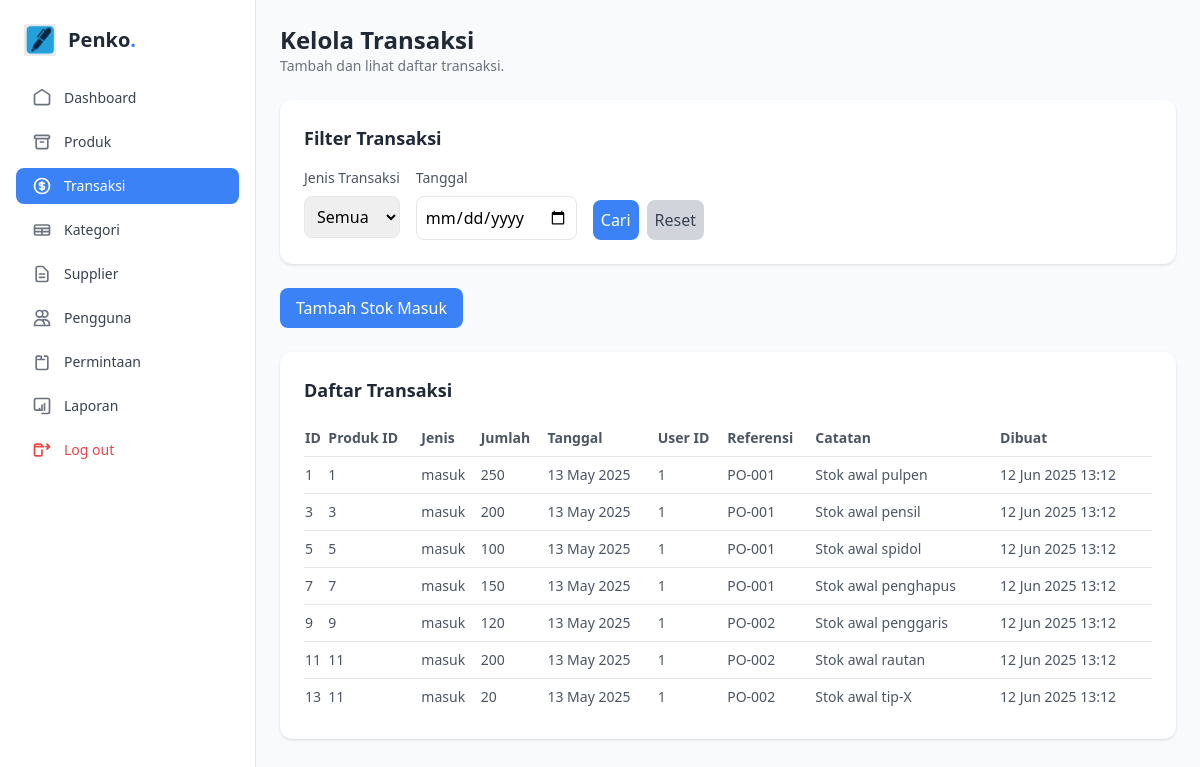
The app's page /admin/transactions.php (signed in) with its own data.
### tables this page shows
CREATE TABLE `transactions` (
  `id` INT AUTO_INCREMENT PRIMARY KEY,
  `product_id` int NOT NULL,
  `type` enum('masuk','keluar') NOT NULL,
  `quantity` int NOT NULL,
  `date` date NOT NULL,
  `user_id` int NOT NULL,
  `reference` varchar(100),
  `notes` text,
  `created_at` DATETIME DEFAULT CURRENT_TIMESTAMP,
  FOREIGN KEY (`product_id`) REFERENCES `products`(`id`) ON DELETE CASCADE,
  FOREIGN KEY (`user_id`) REFERENCES `users`(`id`) ON DELETE CASCADE
);

### admin/transactions.php (the view, shortened to what this page needs)
<?php
require_once '../koneksi/database.php';
$search_type = $_POST['type'] ?? '';
$date = $_POST['date'] ?? '';
if ($_SERVER['REQUEST_METHOD'] == 'POST' && isset($_POST['search'])) {
    $transactions_sql = "SELECT * FROM transactions WHERE 1=1";
    $params = [];
    $types = '';
    if ($search_type && in_array($search_type, ['masuk', 'keluar'])) {
        $transactions_sql .= " AND type = ?";
        $params[] = $search_type;
        $types .= "s";
    }
    if ($date) {
        $transactions_sql .= " AND DATE(date) = ?";
        $params[] = $date;
        $types .= "s";
    }
    $transactions_query = $conn->prepare($transactions_sql);
    if ($transactions_query === false) {
        die("Prepare gagal: " . $conn->error);
    }
    if (!empty($params)) {
        $transactions_query->bind_param($types, ...$params);
    }
    if (!$transactions_query->execute()) {
        die("Execute gagal: " . $conn->error);
    }
    $transactions_result = $transactions_query->get_result();
} else {
    $transactions_query = $conn->query("SELECT * FROM transactions");
    $transactions_result = $transactions_query;
}
?>
<!DOCTYPE html>
<html lang="id">
<head>
    <script src="https://cdn.tailwindcss.com"></script>
</head>
<body class="bg-gray-50">
<div class="flex h-screen">
    <aside class="w-64 bg-white border-r px-4 py-6 flex flex-col space-y-6">
        <div class="flex items-center space-x-3 px-2">
            <img src="../img/Logo.png" alt="Logo" class="h-8 w-8 object-cover" />
            <h1 class="text-xl font-semibold text-gray-800">Penko<span class="text-blue-500">.</span></h1>
        </div>
        <nav class="flex-1">
            <ul class="space-y-2">
                <li>
                    <a href="dashboard.php" class="flex items-center px-4 py-2 rounded-lg text-gray-700 hover:bg-blue-50 hover:text-blue-600 transition">
                        <svg class="h-5 w-5 text-gray-500" fill="none" stroke="currentColor" viewBox="0 0 24 24" xmlns="http://www.w3.org/2000/svg">
                            <path stroke-linecap="round" stroke-linejoin="round" stroke-width="2" d="M3 8l9-6 9 6v10a2 2 0 01-2 2H5a2 2 0 01-2-2V8z" />
                        </svg>
                        <span class="ml-3 text-sm font-medium">Dashboard</span>
                    </a>
                </li>
                <li>
                    <a href="products.php" class="flex items-center px-4 py-2 rounded-lg text-gray-700 hover:bg-blue-50 hover:text-blue-600 transition">
                        <svg class="h-5 w-5 text-gray-500" fill="none" stroke="currentColor" viewBox="0 0 24 24" xmlns="http://www.w3.org/2000/svg">
                            <path stroke-linecap="round" stroke-linejoin="round" stroke-width="2" d="M5 8h14M5 8a2 2 0 110-4h14a2 2 0 110 4M5 8v10a2 2 0 002 2h10a2 2 0 002-2V8m-9 4h4" />
                        </svg>
                        <span class="ml-3 text-sm font-medium">Produk</span>
                    </a>
                </li>
                <li>
                    <a href="transactions.php" class="flex items-center px-4 py-2 rounded-lg text-white bg-blue-500 hover:bg-blue-600 transition">
                        <span class="ml-3 text-sm font-medium">Transaksi</span>
                    </a>
                </li>
                <li>
                    <a href="categories.php" class="flex items-center px-4 py-2 rounded-lg text-gray-700 hover:bg-blue-50 hover:text-blue-600 transition">
                        <svg class="h-5 w-5 text-gray-500" fill="none" stroke="currentColor" viewBox="0 0 24 24" xmlns="http://www.w3.org/2000/svg">
                            <path stroke-linecap="round" stroke-linejoin="round" stroke-width="2" d="M3 10h18M3 14h18m-9-4v8m-7 0h14a2 2 0 002-2V8a2 2 0 00-2-2H5a2 2 0 00-2 2v8a2 2 0 002 2z" />
                        </svg>
                        <span class="ml-3 text-sm font-medium">Kategori</span>
                    </a>
                </li>
                <li>
                    <a href="suppliers.php" class="flex items-center px-4 py-2 rounded-lg text-gray-700 hover:bg-blue-50 hover:text-blue-600 transition">
                        <span class="ml-3 text-sm font-medium">Supplier</span>
                    </a>
                </li>
                <li>
                    <a href="users.php" class="flex items-center px-4 py-2 rounded-lg text-gray-700 hover:bg-blue-50 hover:text-blue-600 transition">
                        <svg class="h-5 w-5 text-gray-500" fill="none" stroke="currentColor" viewBox="0 0 24 24" xmlns="http://www.w3.org/2000/svg">
                            <path stroke-linecap="round" stroke-linejoin="round" stroke-width="2" d="M12 4.354a4 4 0 110 5.292M15 21H3v-1a6 6 0 0112 0v1zm0 0h6v-1a6 6 0 00-9-5.197M13 7a4 4 0 11-8 0 4 4 0 018 0z" />
                        </svg>
                        <span class="ml-3 text-sm font-medium">Pengguna</span>
                    </a>
                </li>
                <li>
                    <a href="requests.php" class="flex items-center px-4 py-2 rounded-lg text-gray-700 hover:bg-blue-50 hover:text-blue-600 transition">
                        <svg class="h-5 w-5 text-gray-500" fill="none" stroke="currentColor" viewBox="0 0 24 24" xmlns="http://www.w3.org/2000/svg">
                            <path stroke-linecap="round" stroke-linejoin="round" stroke-width="2" d="M9 5H7a2 2 0 00-2 2v12a2 2 0 002 2h10a2 2 0 002-2V7a2 2 0 00-2-2h-2m-4 0v4m0 0H7m4 0h4" />
                        </svg>
                        <span class="ml-3 text-sm font-medium">Permintaan</span>
                    </a>
                </li>
                <li>
                    <a href="reports.php" class="flex items-center px-4 py-2 rounded-lg text-gray-700 hover:bg-blue-50 hover:text-blue-600 transition">
                        <svg class="h-5 w-5 text-gray-500" fill="none" stroke="currentColor" viewBox="0 0 24 24" xmlns="http://www.w3.org/2000/svg">
                            <path stroke-linecap="round" stroke-linejoin="round" stroke-width="2" d="M9 17v-2m3 2v-6m3 6v-8m-9 8h6m-7 0H5a2 2 0 01-2-2V5a2 2 0 012-2h14a2 2 0 012 2v14a2 2 0 01-2 2h-7" />
                        </svg>
                        <span class="ml-3 text-sm font-medium">Laporan</span>
                    </a>
                </li>
                <li>
                    <a href="../logout.php" class="flex items-center px-4 py-2 rounded-lg text-red-500 hover:bg-red-50 hover:text-red-600 transition">
                        <svg class="h-5 w-5 text-red-500" fill="none" stroke="currentColor" viewBox="0 0 24 24" xmlns="http://www.w3.org/2000/svg">
                            <path stroke-linecap="round" stroke-linejoin="round" stroke-width="2" d="M17 8h4m0 0l-3-3m3 3l-3 3m-4-3H3m9 4v5a2 2 0 01-2 2H5a2 2 0 01-2-2V7a2 2 0 012-2h5a2 2 0 012 2v1" />
                        </svg>
                        <span class="ml-3 text-sm font-medium">Log out</span>
                    </a>
                </li>
            </ul>
        </nav>
    </aside>
    <main class="flex-1 p-6">
        <div class="mb-6">
            <h2 class="text-2xl font-semibold text-gray-800">Kelola Transaksi</h2>
            <p class="text-sm text-gray-500">Tambah dan lihat daftar transaksi.</p>
        </div>
        <div class="mb-6 bg-white p-6 rounded-xl shadow">
            <h3 class="text-lg font-semibold text-gray-800 mb-4">Filter Transaksi</h3>
            <form method="POST" action="transactions.php" class="flex flex-col md:flex-row space-y-4 md:space-y-0 md:space-x-4">
                <div>
                    <label class="block text-sm text-gray-600 mb-2" for="type">Jenis Transaksi</label>
                    <select name="type" id="type" class="w-full p-2 border rounded-lg">
                        <option value="" <?php echo !$search_type ? 'selected' : ''; ?>>Semua</option>
                    </select>
                </div>
                <div>
                    <label class="block text-sm text-gray-600 mb-2" for="date">Tanggal</label>
                    <input type="date" name="date" id="date" value="<?php echo htmlspecialchars($date); ?>" class="w-full p-2 border rounded-lg">
                </div>
                <div class="flex items-end space-x-2">
                    <button type="submit" name="search" class="bg-blue-500 text-white p-2 rounded-lg hover:bg-blue-600">Cari</button>
                    <a href="transactions.php" class="bg-gray-300 text-gray-700 p-2 rounded-lg hover:bg-gray-400">Reset</a>
                </div>
            </form>
        </div>
        <div class="mb-6 flex space-x-4">
            <button id="toggleAddInForm" class="bg-blue-500 text-white px-4 py-2 rounded-lg hover:bg-blue-600">Tambah Stok Masuk</button>
        </div>
        <div class="bg-white p-6 rounded-xl shadow">
            <h3 class="text-lg font-semibold text-gray-800 mb-4">Daftar Transaksi</h3>
            <table class="min-w-full text-sm text-gray-600">
                <thead>
                    <tr>
                        <th class="text-left py-2">ID</th>
                        <th class="text-left py-2">Produk ID</th>
                        <th class="text-left py-2">Jenis</th>
                        <th class="text-left py-2">Jumlah</th>
                        <th class="text-left py-2">Tanggal</th>
                        <th class="text-left py-2">User ID</th>
                        <th class="text-left py-2">Referensi</th>
                        <th class="text-left py-2">Catatan</th>
                        <th class="text-left py-2">Dibuat</th>
                    </tr>
                </thead>
                <tbody>
                    <?php if (isset($transactions_result) && $transactions_result->num_rows > 0): ?>
                        <?php while ($row = $transactions_result->fetch_assoc()): ?>
                            <tr class="border-t">
                                <td class="py-2"><?php echo $row['id']; ?></td>
                                <td class="py-2"><?php echo $row['product_id']; ?></td>
                                <td class="py-2">
                                    <span class="type-<?php echo strtolower($row['type']); ?>">
                                        <?php echo htmlspecialchars($row['type']); ?>
                                    </span>
                                </td>
                                <td class="py-2"><?php echo $row['quantity']; ?></td>
                                <td class="py-2"><?php echo date('d M Y', strtotime($row['date'])); ?></td>
                                <td class="py-2"><?php echo $row['user_id']; ?></td>
                                <td class="py-2"><?php echo htmlspecialchars($row['reference'] ?? '-'); ?></td>
                                <td class="py-2"><?php echo htmlspecialchars($row['notes'] ?? '-'); ?></td>
                                <td class="py-2"><?php echo date('d M Y H:i', strtotime($row['created_at'])); ?></td>
                            </tr>
                        <?php endwhile; ?>
                    <?php else: ?>
                        <tr>
                            <td colspan="9" class="py-2 text-center text-gray-500">Tidak ada transaksi ditemukan.</td>
                        </tr>
                    <?php endif; ?>
                </tbody>
            </table>
        </div>
    </main>
</div>
</body>
</html>

### admin/transactions.php (style rules this page uses)
.type-masuk { @apply bg-green-500 text-white px-2 py-1 rounded; }

### records on screen
transactions: id "1", product "1", type "masuk", quantity "250", date "13 May 2025", user "1", reference "PO-001", notes "Stok awal pulpen", created_at "12 Jun 2025 13:12"
transactions: id "3", product "3", type "masuk", quantity "200", date "13 May 2025", user "1", reference "PO-001", notes "Stok awal pensil", created_at "12 Jun 2025 13:12"
transactions: id "5", product "5", type "masuk", quantity "100", date "13 May 2025", user "1", reference "PO-001", notes "Stok awal spidol", created_at "12 Jun 2025 13:12"
transactions: id "7", product "7", type "masuk", quantity "150", date "13 May 2025", user "1", reference "PO-001", notes "Stok awal penghapus", created_at "12 Jun 2025 13:12"
transactions: id "9", product "9", type "masuk", quantity "120", date "13 May 2025", user "1", reference "PO-002", notes "Stok awal penggaris", created_at "12 Jun 2025 13:12"
transactions: id "11", product "11", type "masuk", quantity "200", date "13 May 2025", user "1", reference "PO-002", notes "Stok awal rautan", created_at "12 Jun 2025 13:12"
transactions: id "13", product "11", type "masuk", quantity "20", date "13 May 2025", user "1", reference "PO-002", notes "Stok awal tip-X", created_at "12 Jun 2025 13:12"
